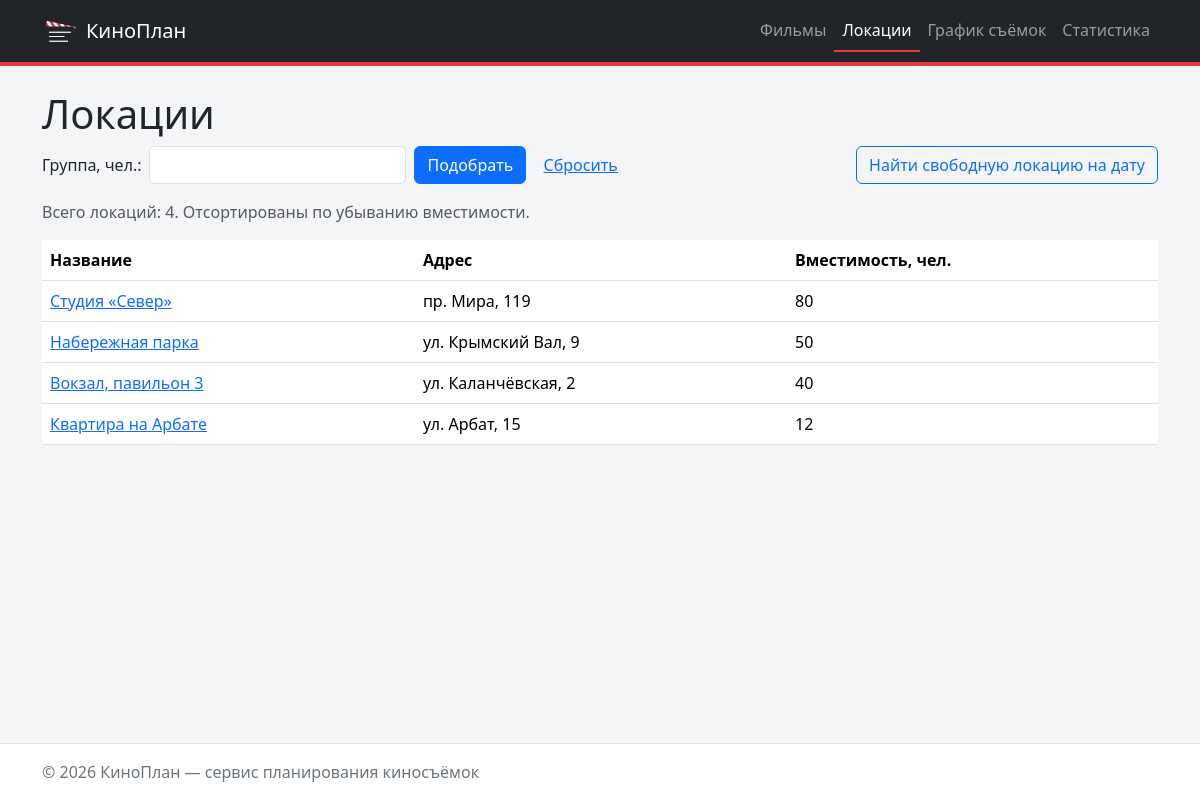
Page /locations/ on the committed database.
### locations/views.py (the view)
# urls.py: path("locations/", include("locations.urls")),
def locations(request: HttpRequest) -> HttpResponse:
    min_capacity = parse_positive_int(request.GET.get("capacity"))
    context = {
        "locations": queries.get_locations(min_capacity or 0),
        "min_capacity": min_capacity,
        "bad_capacity": "capacity" in request.GET and min_capacity is None,
    }
    return render(request, "locations/location_list.html", context)

### db/database.py (called while the page is built)
def get_connection(db_path: Optional[str] = None) -> sqlite3.Connection:
    conn = sqlite3.connect(db_path or DB_PATH)
    conn.row_factory = sqlite3.Row
    conn.execute("PRAGMA foreign_keys = ON")
    return conn

def check_database() -> None:
    if not os.path.exists(DB_PATH):
        raise FileNotFoundError(
            f"База данных {DB_PATH} не найдена. "
            "Создайте её командой: python -m db.import_json"
        )

def fetch_all(query: str, params: Sequence = ()) -> List[sqlite3.Row]:
    check_database()
    with closing(get_connection()) as conn:
        return conn.execute(query, params).fetchall()

### db/queries.py (called while the page is built)
def get_locations(min_capacity: int = 0):
    return fetch_all("""
        SELECT id, name, address, capacity
        FROM locations
        WHERE capacity >= ?
        ORDER BY capacity DESC, name
    """, [min_capacity])

### locations/views.py (called while the page is built)
def parse_positive_int(value: str) -> Optional[int]:
    try:
        number = int(value)
    except (TypeError, ValueError):
        return None
    return number if number > 0 else None

### locations/templates/locations/location_list.html (shortened to what this page needs)
{% extends "base.html" %}
{% block content %}
    <h1>Локации</h1>
    <form method="get" class="row g-2 align-items-center mb-3">
        <div class="col-auto">
            <label for="capacity" class="col-form-label">Группа, чел.:</label>
        </div>
        <div class="col-auto">
            <input
                type="number"
                min="1"
                id="capacity"
                name="capacity"
                class="form-control"
                value="{{ min_capacity|default_if_none:'' }}"
            >
        </div>
        <div class="col-auto">
            <button type="submit" class="btn btn-primary">Подобрать</button>
            <a href="{% url 'locations:list' %}" class="btn btn-link">Сбросить</a>
        </div>
        <div class="col-auto ms-auto">
            <a href="{% url 'locations:free' %}" class="btn btn-outline-primary">
                Найти свободную локацию на дату
            </a>
        </div>
    </form>
    <p class="text-muted">
        {% if min_capacity %}
            Вмещают группу от {{ min_capacity }} чел.: {{ locations|length }}.
        {% else %}
            Всего локаций: {{ locations|length }}.
        {% endif %}
        Отсортированы по убыванию вместимости.
    </p>
    <table class="table table-hover">
        <thead>
            <tr>
                <th>Название</th>
                <th>Адрес</th>
                <th>Вместимость, чел.</th>
            </tr>
        </thead>
        <tbody>
            {% for location in locations %}
                {% include "locations/includes/location_row.html" %}
            {% empty %}
                <tr>
                    <td colspan="3">Локации не найдены.</td>
                </tr>
            {% endfor %}
        </tbody>
    </table>
{% endblock %}

### locations/templates/locations/includes/location_row.html
<tr>
    <td>
        <a href="{% url 'locations:detail' location.id %}">
            {{ location.name|default:"Без названия" }}
        </a>
    </td>
    <td>{{ location.address|default:"адрес не указан" }}</td>
    <td>{{ location.capacity }}</td>
</tr>

### homepage/static/homepage/css/style.css (style rules this page uses)
:root { --kp-accent: #e63946; --kp-dark: #212529; --kp-muted-bg: #f4f5f7; }
body { min-height: 100vh; display: flex; flex-direction: column; background-color: var(--kp-muted-bg); }

### rows in the picture
locations: name "Студия «Север»", address "пр. Мира, 119", capacity "80"
locations: name "Набережная парка", address "ул. Крымский Вал, 9", capacity "50"
locations: name "Вокзал, павильон 3", address "ул. Каланчёвская, 2", capacity "40"
locations: name "Квартира на Арбате", address "ул. Арбат, 15", capacity "12"

### other values in the picture
{{ locations|length }} "4"
